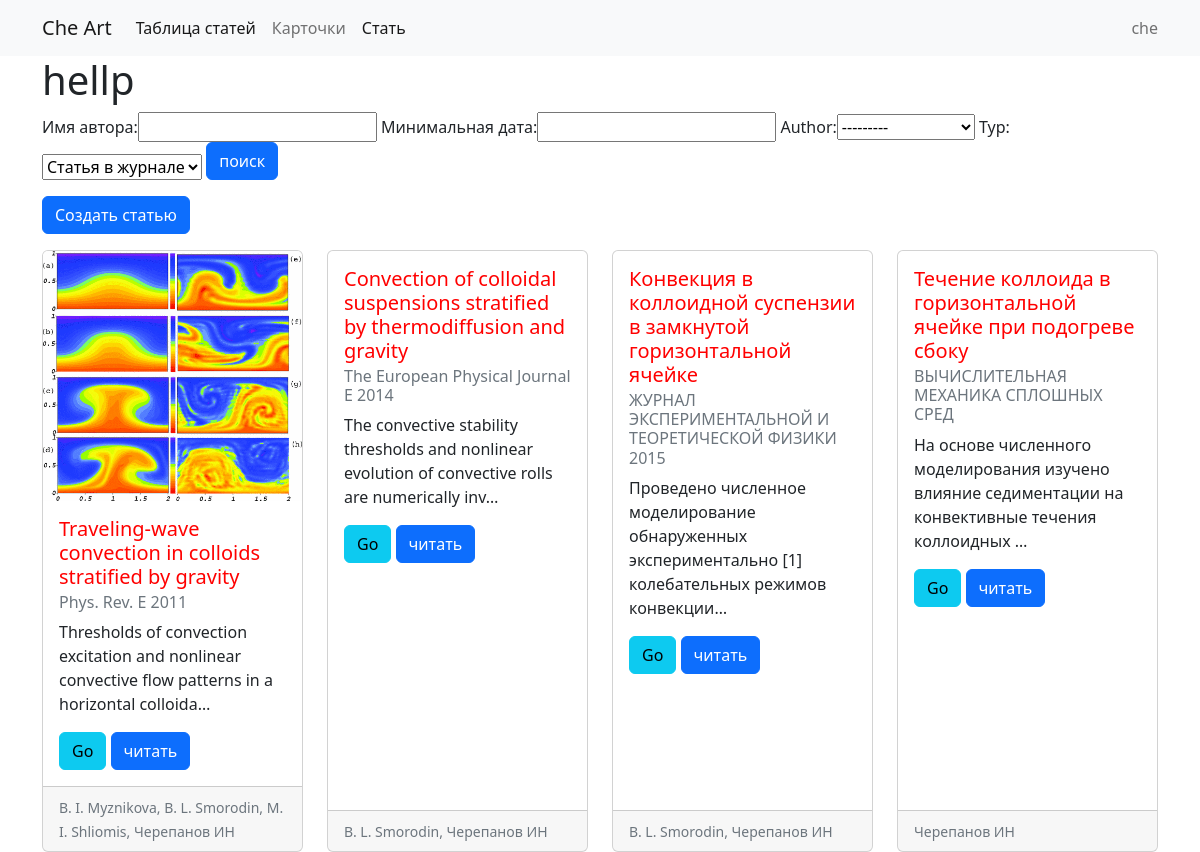
Page /article/ (signed in) on the earlier database version.
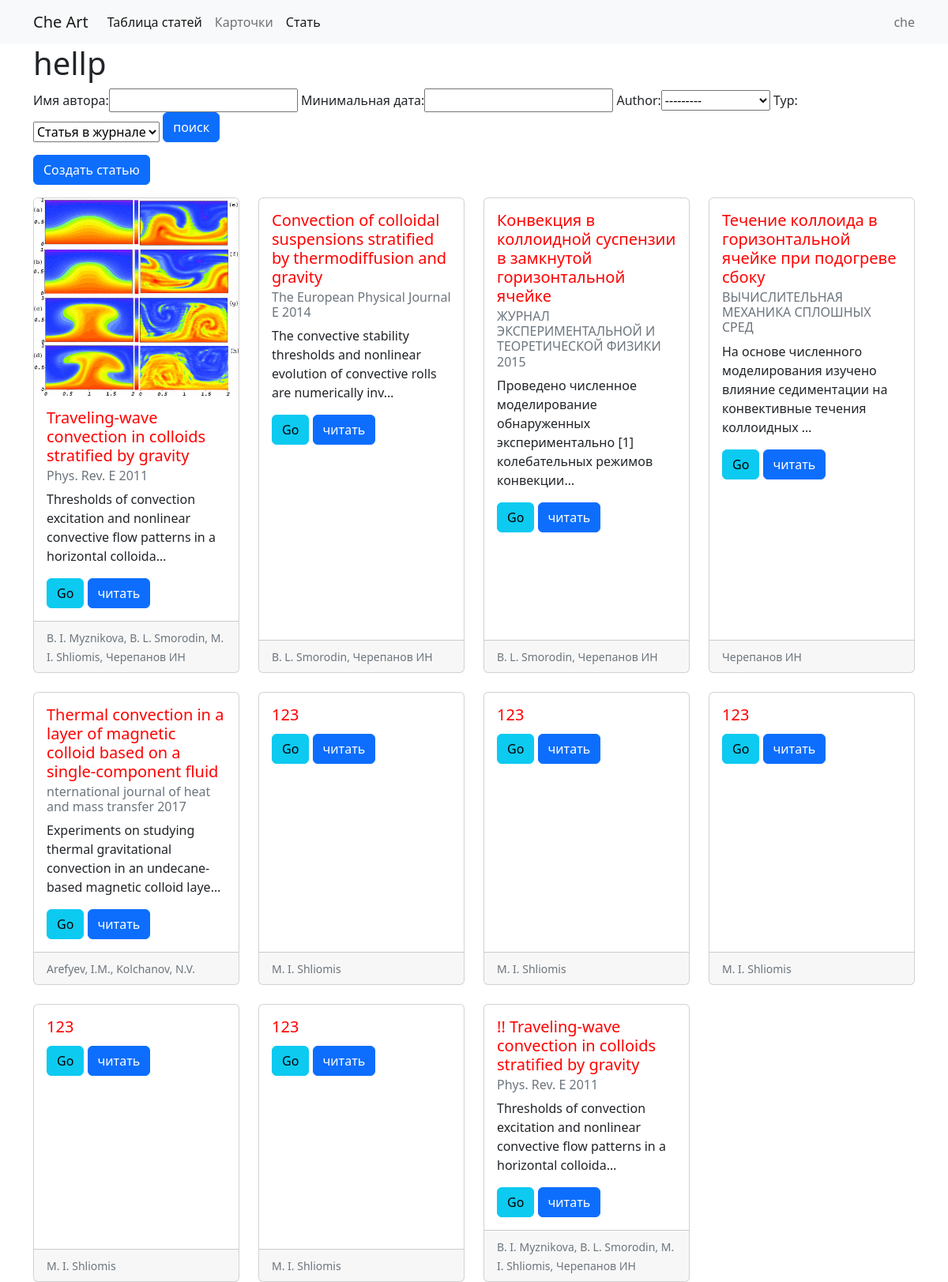
Same page on the later database version.
### biblioapp/models.py (models this page shows, shortened)
class Article(models.Model):
    name = models.CharField(max_length=255,verbose_name='Заголовок стати')
    img = models.ImageField(blank=True,null=True,verbose_name='Картинка')
    author = models.ManyToManyField(Author,verbose_name="Авторы")
    desctiption = models.TextField(blank=True,verbose_name="Описание")
    date = models.DateField(blank=True,null=True,verbose_name="дата публикации")
    journal = models.ForeignKey(Journal,
                                on_delete=models.PROTECT,
                                null=True,blank=True,
                                verbose_name="Журнал")
    TYPE_CHOICES = (
        ('AR','Статья  в журнале'),
        ('BK','Книга'),
    )
    typ = models.CharField(max_length=2,
                           choices=TYPE_CHOICES,
                           default='AR',
                           verbose_name="Тип публикации"
                           )
    doi = models.CharField(max_length=255,blank=True,null=True)
    referens = models.ManyToManyField('Article',verbose_name="Ссылки")
    def get_all_author_name(self):
        return ', '.join( self.author.all().values_list('name',flat=True))
    def get_absolute_url(self):
        from django.urls import reverse
        return reverse('article_detail', kwargs={'pk' : self.pk})
    class Meta:
        permissions= (
            ('view_all_article',"Может смотреть все статиь"),
        )

class Journal(models.Model):
    name = models.CharField(max_length=255)
    impact_factor = models.FloatField(blank=True,null=True)
    QUARTILE_CHOICES = (
        ("Q1",'Первый квартиль'),
        ("Q2",'Второй квартиль'),
        ("Q3",'Третий квартиль'),
        ("Q4",'Четверты квартиль'),
    )
    quartile = models.CharField(max_length=2,choices=QUARTILE_CHOICES,default='Q4')

### biblioapp/views.py (the view)
# urls.py: path('article/',ArticleList.as_view(),name="article-list"),
class ArticleList(PermissionRequiredMixin,SearchFormMixin,ListView):
    model =Article
    fileter_form_class = SearchForm
    permission_required = ('biblioapp.view_article',)
    def get_queryset(self):
        queryset = super().get_queryset()
        user = self.request.user
        if not user.has_perm('biblioapp.view_all_article'):
            queryset = queryset.filter(author__user=self.request.user)
        return queryset
    def get_context_data(self,*args,**kwargs):
        from pageapp.models import Page
        context =  super().get_context_data(*args,**kwargs)
        context['page_list'] = Page.objects.all()
        return context

### biblioapp/forms.py
class SearchForm(forms.Form):
    author__name__icontains = forms.CharField(label='Имя автора', max_length=100,required=False)
    date__gte =forms.DateField(
        input_formats=['%d.%m.%Y','%Y-%m-%d'],
        label='Минимальная дата',required=False)
    author =forms.ModelChoiceField(queryset=Author.objects.all(),required=False)
    typ = forms.ChoiceField(
        choices = Article.TYPE_CHOICES,
        required=False)

### biblioapp/models.py (called while the page is built)
    def __str__(self):
        return self.name

### biblioapp/views.py (called while the page is built)
    def get_filter_form(self):
        if self.filter_form is None:
            self.filter_form= self.fileter_form_class(self.request.GET)
        return self.filter_form

    def get_queryset(self):
        queryset = super().get_queryset()
        form = self.get_filter_form()
        if form.is_valid():
            for key,val in form.cleaned_data.items():
                if val:
                    queryset = queryset.filter(**{key:val})
        return queryset

    def get_context_data(self,*args,**kwargs):
        context = super().get_context_data(*args,**kwargs)
        context['form']=self.get_filter_form()
        return context

### biblioapp/templates/biblioapp/article_list.html
{% extends "base.html" %}
{% block content%}
<h1 > hellp</h1>
<form>
    {{form.as_table}}
            <button type="submit" class="btn btn-primary mb-3">поиск</button>
</form>
<a href="{% url 'article-create' %}" class="btn btn-primary mb-3">Создать статью</a>
<div class="row row-cols-1 row-cols-lg-3 row-cols-xl-4 row-cols-md-2 g-4">
    {% for art in article_list%}
    <div class="col">
        <div class="card h-100"  >
            {%if art.img%}
            <img src="{{art.img.url}}" class="card-img-top" alt="...">
            {%endif%}
            <div class="card-body">
                <h5 class="card-title">{{art.name|capfirst}}</h5>
                <h6 class="card-subtitle mb-2 text-muted">{{art.journal.name}} {{art.date.year}}</h6>
                <p class="card-text">{{art.desctiption| truncatechars:100}}</p>
                <a href="https://doi.org/{{art.doi}}" target="_blank" class="btn btn-info">Go</a>
                <a href="{{art.get_absolute_url}}"  class="btn btn-primary ">читать</a>
            </div>
            <div class="card-footer">
                <small class="text-muted">{{art.get_all_author_name}}</small>
            </div>
        </div>
    </div>
    {%endfor%}
</div>
{%endblock%}

### biblioapp/templates/base.html (shortened to what this page needs)
<!DOCTYPE html>
<html>
    <head>
 <link href="https://cdn.jsdelivr.net/npm/bootstrap@5.2.2/dist/css/bootstrap.min.css" rel="stylesheet">
 <link href="/static/style.css" rel="stylesheet" >
    </head>
    <body>
            <nav class="navbar navbar-expand-lg bg-light">
            <div class="container">
                <a class="navbar-brand" href="#"> Che Art</a>
                <div class="collapse navbar-collapse" id="navbarText">
                <ul class="navbar-nav me-auto mb-2 mb-lg-0">
                    <li class="nav-item">
                        <a class="nav-link active" aria-current="page" href="{% url 'article_table' %}">Таблица статей</a>
                    </li>
                    <li class="nav-item">
                        <a class="nav-link" href="{% url 'article-list'%}">Карточки</a>
                    </li>
                    <li class="nav-item">
                        <a class="nav-link active" aria-current="page" href="{% url 'category-list' %}">Стать</a>
                    </li>
                </ul>
                <span class="navbar-text">
    {{request.user}}
                </span>
                </div>
            </div>
            </nav>
                    <div class="container">
            {% block content %}
            {%endblock %}
        </div>
    </body>
</html>

### biblioapp/static/style.css (style rules this page uses)
.card-title { color:red; }

Differences in the rows shown:
added Article: name "Thermal convection in a layer of magnetic colloid based on a single-component fluid", journal.name "nternational journal of heat and mass transfer", date.year "2017", desctiption "Experiments on studying thermal gravitational convection in an undecane-based magnetic colloid laye…", get_all_author_name "Arefyev, I.M., Kolchanov, N.V."
added Article: name "123", get_all_author_name "M. I. Shliomis"
added Article: name "123", get_all_author_name "M. I. Shliomis"
added Article: name "123", get_all_author_name "M. I. Shliomis"
added Article: name "123", get_all_author_name "M. I. Shliomis"
added Article: name "123", get_all_author_name "M. I. Shliomis"
added Article: name "!! Traveling-wave convection in colloids stratified by gravity", journal.name "Phys. Rev. E", date.year "2011", desctiption "Thresholds of convection excitation and nonlinear convective flow patterns in a horizontal colloida…", get_all_author_name "B. I. Myznikova, B. L. Smorodin, M. I. Shliomis, Черепанов ИН"
